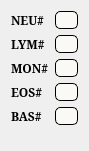
  <widget class="QWidget" name="formLayoutWidget_3">
   <property name="geometry">
    <rect>
     <x>360</x>
     <y>160</y>
     <width>89</width>
     <height>151</height>
    </rect>
   </property>
   <layout class="QFormLayout" name="Abslt_layout">
    <item row="0" column="0">
     <widget class="QLabel" name="nEULabel_2">
      <property name="font">
       <font>
        <family>Constantia</family>
        <pointsize>9</pointsize>
        <weight>75</weight>
        <bold>true</bold>
       </font>
      </property>
      <property name="text">
       <string>NEU#</string>
      </property>
     </widget>
    </item>
    <item row="0" column="1">
     <widget class="QLineEdit" name="NEU_hash_val">
      <property name="maximumSize">
       <size>
        <width>43</width>
        <height>16777215</height>
       </size>
      </property>
      <property name="styleSheet">
       <string notr="true">background-color: #FAF9F6;
border: 1px solid black;
height: 1.6em;
border-radius: 5px;</string>
      </property>
     </widget>
    </item>
    <item row="1" column="0">
     <widget class="QLabel" name="lYMLabel_2">
      <property name="font">
       <font>
        <family>Constantia</family>
        <pointsize>9</pointsize>
        <weight>75</weight>
        <bold>true</bold>
       </font>
      </property>
      <property name="text">
       <string>LYM#</string>
      </property>
     </widget>
    </item>
    <item row="1" column="1">
     <widget class="QLineEdit" name="LYM_hash_val">
      <property name="maximumSize">
       <size>
        <width>43</width>
        <height>16777215</height>
       </size>
      </property>
      <property name="styleSheet">
       <string notr="true">background-color: #FAF9F6;
border: 1px solid black;
height: 1.6em;
border-radius: 5px;</string>
      </property>
     </widget>
    </item>
    <item row="2" column="0">
     <widget class="QLabel" name="mONLabel_2">
      <property name="font">
       <font>
        <family>Constantia</family>
        <pointsize>9</pointsize>
        <weight>75</weight>
        <bold>true</bold>
       </font>
      </property>
      <property name="text">
       <string>MON#</string>
      </property>
     </widget>
    </item>
    <item row="2" column="1">
     <widget class="QLineEdit" name="MON_hash_val">
      <property name="maximumSize">
       <size>
        <width>43</width>
        <height>16777215</height>
       </size>
      </property>
      <property name="styleSheet">
       <string notr="true">background-color: #FAF9F6;
border: 1px solid black;
height: 1.6em;
border-radius: 5px;</string>
      </property>
     </widget>
    </item>
    <item row="3" column="0">
     <widget class="QLabel" name="eOSLabel_2">
      <property name="font">
       <font>
        <family>Constantia</family>
        <pointsize>9</pointsize>
        <weight>75</weight>
        <bold>true</bold>
       </font>
      </property>
      <property name="text">
       <string>EOS#</string>
      </property>
     </widget>
    </item>
    <item row="3" column="1">
     <widget class="QLineEdit" name="EOS_hash_val">
      <property name="maximumSize">
       <size>
        <width>43</width>
        <height>16777215</height>
       </size>
      </property>
      <property name="styleSheet">
       <string notr="true">background-color: #FAF9F6;
border: 1px solid black;
height: 1.6em;
border-radius: 5px;</string>
      </property>
     </widget>
    </item>
    <item row="4" column="0">
     <widget class="QLabel" name="bASLabel_2">
      <property name="font">
       <font>
        <family>Constantia</family>
        <pointsize>9</pointsize>
        <weight>75</weight>
        <bold>true</bold>
       </font>
      </property>
      <property name="text">
       <string>BAS#</string>
      </property>
     </widget>
    </item>
    <item row="4" column="1">
     <widget class="QLineEdit" name="BAS_hash_val">
      <property name="maximumSize">
       <size>
        <width>43</width>
        <height>16777215</height>
       </size>
      </property>
      <property name="styleSheet">
       <string notr="true">background-color: #FAF9F6;
border: 1px solid black;
height: 1.6em;
border-radius: 5px;</string>
      </property>
     </widget>
    </item>
   </layout>
  </widget>
